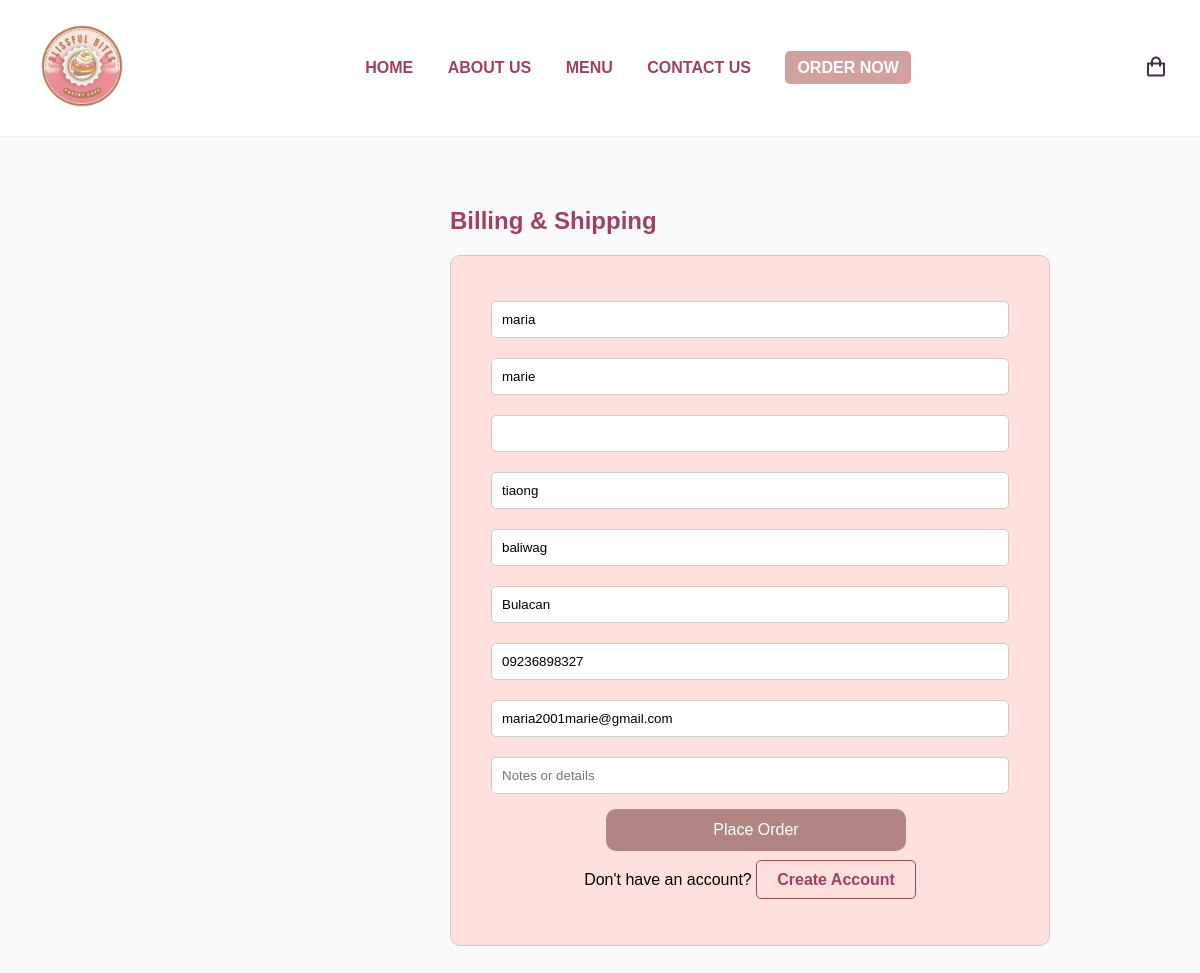
Page /billing.php (signed in) on the earlier database version.
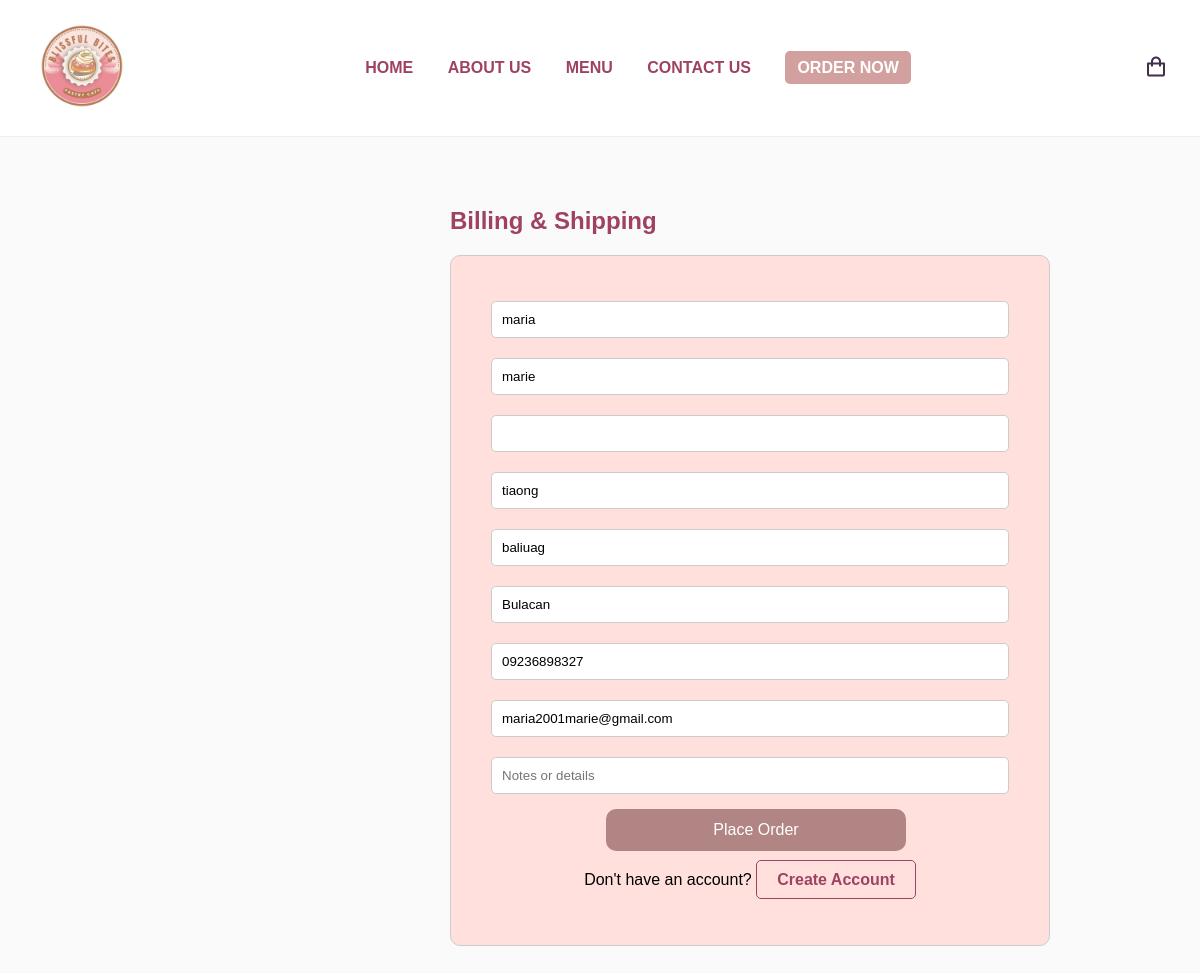
Same page on the later database version.
### tables this page shows
CREATE TABLE `users` (
  `id` int(11) NOT NULL,
  `first_name` varchar(50) NOT NULL,
  `last_name` varchar(50) NOT NULL,
  `company_name` varchar(100) DEFAULT NULL,
  `street` varchar(100) NOT NULL,
  `city` varchar(50) NOT NULL,
  `province` varchar(50) DEFAULT 'Bulacan',
  `phone` varchar(20) NOT NULL,
  `email` varchar(100) NOT NULL,
  `user_password` varchar(255) NOT NULL,
  `created_at` timestamp NOT NULL DEFAULT current_timestamp(),
  `verification_code` varchar(6) DEFAULT NULL,
  `email_verified` tinyint(1) DEFAULT 0
);

### billing.php (the view, shortened to what this page needs)
<?php
include 'connect.php';
$user_id = $_SESSION['user_id'];
$stmt = $conn->prepare("SELECT first_name, last_name, company_name, street, city, province, phone, email FROM users WHERE id = ?");
$stmt->bind_param("i", $user_id);
$stmt->execute();
$result = $stmt->get_result();
if ($result->num_rows == 1) {
    $user = $result->fetch_assoc();
} else {
    header("Location: login.php");
    exit();
}
?>
<!DOCTYPE html>
<html lang="en">
<head>
  <link href="https://cdn.jsdelivr.net/npm/boxicons@2.1.4/css/boxicons.min.css" rel="stylesheet">
</head>
<body>
<header>
    <div class="logo">
      <img src="logo.jpg" alt="Blissful Bites Logo">
    </div>
    <nav>
      <a href="home.html">HOME</a>
      <a href="#">ABOUT US</a>
      <a href="menu.html">MENU</a>
      <a href="#">CONTACT US</a>
      <a href="#" style="background: #D2A19F; color: white; padding: 8px 12px; border-radius: 5px;">ORDER NOW</a>
    </nav>
    <div class="icons">
      <a href="cart.html"><i class='bx bx-shopping-bag'></i></a>
    </div>
  </header>
  <div class="container">
  <div class="form-section">
    <h2>Billing & Shipping</h2>
    <div class="form-box">
      <form action="process_billing.php" method="POST">
        <input type="text" name="first_name" value="<?= htmlspecialchars($user['first_name']) ?>" readonly>
        <input type="text" name="last_name" value="<?= htmlspecialchars($user['last_name']) ?>" readonly>
        <input type="text" name="company_name" value="<?= htmlspecialchars($user['company_name']) ?>" readonly>
        <input type="text" name="street" value="<?= htmlspecialchars($user['street']) ?>" readonly>
        <input type="text" name="city" value="<?= htmlspecialchars($user['city']) ?>" readonly>
        <input type="text" name="province" value="<?= htmlspecialchars($user['province']) ?>" readonly>
        <input type="tel" name="phone" value="<?= htmlspecialchars($user['phone']) ?>" readonly>
        <input type="email" name="email" value="<?= htmlspecialchars($user['email']) ?>" readonly>
        <input type="text" name="billing_notes" placeholder="Notes or details">
        <button type="submit" class="place-order">Place Order</button>
      </form>
      <div class="create-account">
        <p>Don't have an account? <a href="signup.html">Create Account</a></p>
      </div>
    </div>
  </div>
</div>
</body>
</html>

Differences in the rows shown:
changed users "maria": city "baliwag" → "baliuag"
